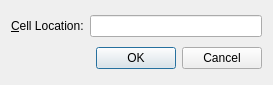
<?xml version="1.0" encoding="UTF-8"?>
<ui version="4.0">
 <class>GoToCellDialog</class>
 <widget class="QWidget" name="GoToCellDialog">
  <property name="geometry">
   <rect>
    <x>0</x>
    <y>0</y>
    <width>273</width>
    <height>85</height>
   </rect>
  </property>
  <property name="windowTitle">
   <string>Go to Cell</string>
  </property>
  <layout class="QVBoxLayout">
   <item>
    <layout class="QHBoxLayout">
     <item>
      <widget class="QLabel" name="label">
       <property name="text">
        <string>&amp;Cell Location:</string>
       </property>
       <property name="buddy">
        <cstring>lineEdit</cstring>
       </property>
      </widget>
     </item>
     <item>
      <widget class="QLineEdit" name="lineEdit"/>
     </item>
    </layout>
   </item>
   <item>
    <widget class="QDialogButtonBox" name="buttonBox">
     <property name="orientation">
      <enum>Qt::Horizontal</enum>
     </property>
     <property name="standardButtons">
      <set>QDialogButtonBox::Cancel|QDialogButtonBox::Ok</set>
     </property>
    </widget>
   </item>
  </layout>
 </widget>
 <tabstops>
  <tabstop>lineEdit</tabstop>
 </tabstops>
 <resources/>
 <connections/>
</ui>
